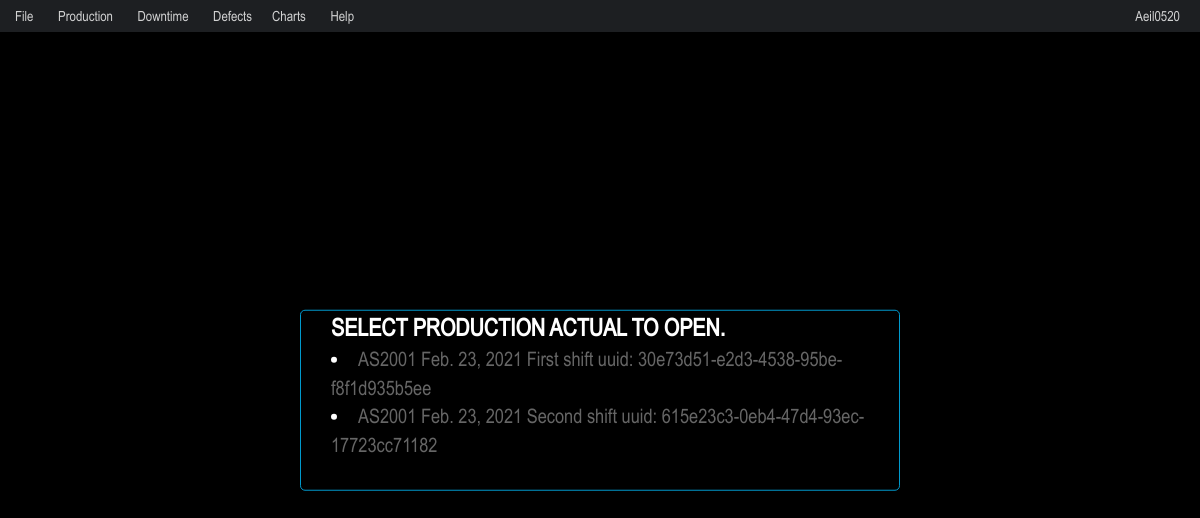
The app's page /ProductionActual/Open/ (signed in), older data.
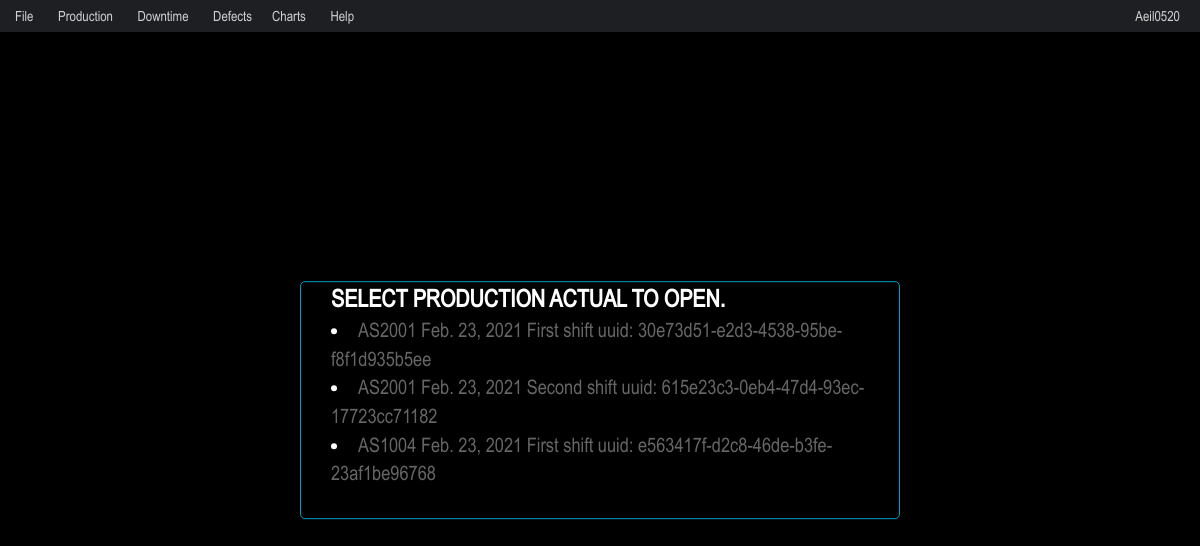
The same page, newer data.
### productionactual/models.py (models this page shows, shortened)
class ProductionActual(models.Model):
    id = models.UUIDField(primary_key=True, default=uuid.uuid4, help_text="Unique ID for this particular ProductionActual")
    pa_date = models.DateField('production actual date')
    assembly_line_number = models.ForeignKey(AssemblyLine, on_delete=models.CASCADE)
    shift = models.ForeignKey(Shift, on_delete=models.CASCADE)
    user = models.ForeignKey(User, on_delete=models.CASCADE)

class AssemblyLine(models.Model):
    department = models.ForeignKey(Department, on_delete=models.CASCADE)
    line_name = models.CharField(max_length=6)
    def __str__(self):
        return self.line_name

class Shift(models.Model):
    shift_number = models.IntegerField()
    shift_name = models.CharField(max_length=15)
    def __str__(self):
        return self.shift_name

### productionactual/views.py (the view)
# urls.py: path('Open/', views.OpenProductionActualView.as_view(), name='OpenProductionActual'),
class OpenProductionActualView(generic.ListView):
    template_name = 'productionactual/openproductionactual.html'
    context_object_name = 'latest_pa_list'
    def get_queryset(self):
        return ProductionActual.objects.filter(pa_date__lte=timezone.now()).order_by('-pa_date')[:50]

### productionactual/templates/productionactual/openproductionactual.html (shortened to what this page needs)
{% extends 'smenu.html' %}
{% block content %}
{% if user.is_authenticated %}
<div class="modal-content">
    <div>
        <h3 class="modal-title">Select Production Actual to open.</h3>
        {% for ProductionActual in latest_pa_list %}
        <li><a href="{% url 'ProductionActual' ProductionActual.id %}"> {{ ProductionActual.assembly_line_number }} {{ ProductionActual.pa_date }}  {{ ProductionActual.shift }} shift uuid: {{ ProductionActual.id }}</a></li>
    {% endfor %}
    </div>
</div>
{% endif %}
{% endblock %}

### templates/smenu.html (shortened to what this page needs)
{% extends 'base.html' %}
{% block menu %}
{% if user.is_authenticated %}
<ul id="smenu" class="smenu active">
<li>
    <a>File</a>
  </li>
  <li>
      <a>Production</a>
  </li>
  <li>
      <a>Downtime</a>
  </li>
  <li>
      <a>Defects</a>
  <li>
      <a>Charts</a>
  </li>
  <li>
      <a>Help</a>
  </li>
  <li class="menu-float-right">
      <a>{{ user.username }}</a>
  </li>
</ul>
{% endif %}
{% endblock %}

### templates/base.html (shortened to what this page needs)
<!DOCTYPE html>
<html>
<head>
    {% load static %}
  <link rel="stylesheet" href="{% static 'productionactual/bootstrap.min.css' %}">
  <link rel="stylesheet" type="text/css" href="{% static 'productionactual/style.css' %}">
</head>
<body>
  <main>
    {% block menu %}
    {% endblock %}
    {% block content %}
    {% endblock %}
  </main>
</body>
</html>

### productionactual/static/productionactual/style.css (style rules this page uses)
:root { --accent-color:#09c; --accent-light-color:#00a3da }
* { -webkit-tap-highlight-color:rgba(0,0,0,0); -webkit-user-drag:none; -moz-user-drag:none; -webkit-box-sizing:border-box; -moz-box-sizing:border-box; box-sizing:border-box; -ms-touch-action:manipulation; touch-action:manipulation; vertical-align:top; font-weight:400; outline:none }
body,html { margin:0; padding:0; height:100%; width:100%; color:#fff; font-size:20px; background-color:#000; font-family:Arial Narrow; }
h1,h2,h3,h4,h5,h1.login-title { text-transform:uppercase; font-weight:700; margin:0 }
a { color: #666; }
.menu-float-right { float: right; margin-right: 10px; }
.modal-content { padding:0 30px 30px 30px; max-width: 90%; max-height: 90%; overflow:auto; background-color: #fefefe; border: 1px solid #09c; border-radius:5px; background-color: rgb(0, 0, 0); position:absolute; top: 50%; left: 50%; -ms-transform: translate(-50%, -50%); transform: translate(-50%, -50%); }
#smenu { padding-left: 5px; background-color: #1d1f22; height: 32px }
ol, ul { list-style: none; list-style-image: none }
.smenu { display: block; z-index: 99 }
.smenu, .smenu li { position: relative }
.smenu li { display: inline-block }
.smenu a, .overflow-smenu a { height: 32px; line-height: 32px; display: block; cursor: pointer; padding: 0 10px; color: hsla(0, 0%, 100%, .8); font-size: 14px; text-decoration: none; text-transform: capitalize; }

Row changes from the older to the newer data that the page shows:
added ProductionActual: assembly_line_number "AS1004", pa_date "Feb. 23, 2021", shift "First", id "e563417f-d2c8-46de-b3fe-23af1be96768"
